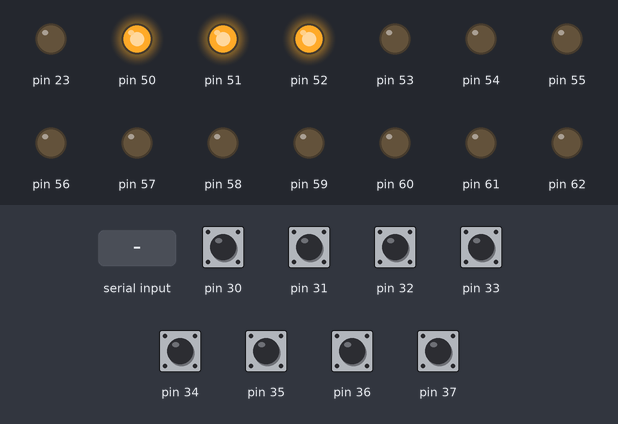
A sketch run on a simulated Arduino Mega 2560, built with avr-gcc and run on an emulated ATmega2560. Parts: output pins drawn as LEDs (lit = HIGH). Inputs (shaded band) come from the test bench; at power-on: pin 30–37 HIGH. What the sketch prints to the serial monitor is not drawn.

Above: at 0.1 s.
At 1.6 s:
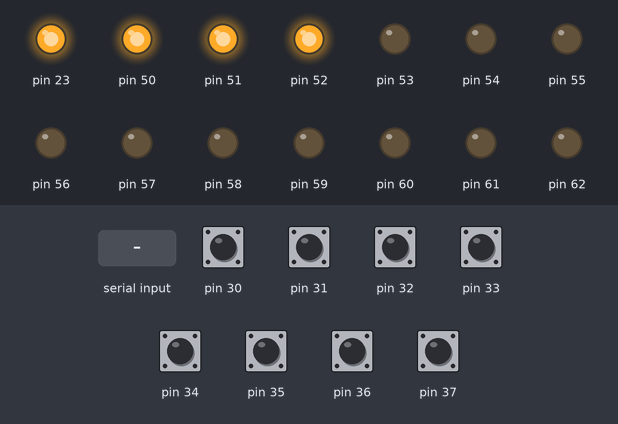
1.7 s: "#HEADER$" received over Serial
At 2.6 s:
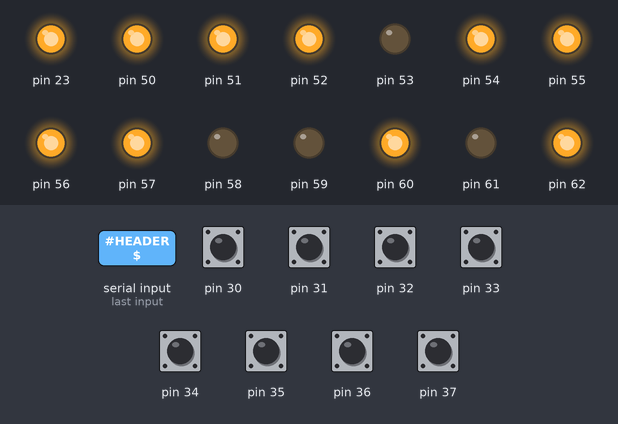
3.2 s: "#SCSIZE$" received over Serial
Timing chart, 0 to 6.2 s (numbered marks = the images above; inputs shaded):
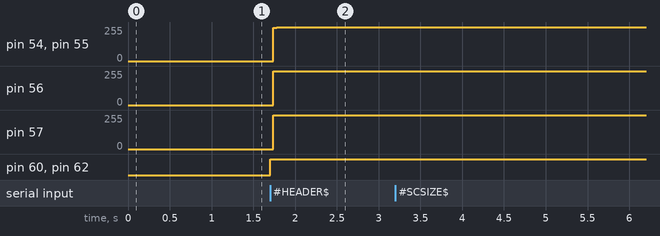

Measured:
- after the input at 1.7 s, pin 54–57: 0/255 → 255/255 at once; pin 60, pin 62: LOW → HIGH at once
- after the input at 3.2 s, every drawn part: stays the same

The sketch:

GB.ino
```cpp
// computer communicates by sending 8 byte commands.
// first byte must be '#', last must be '$'

// responses from arduino also begin with '#' and end with '$'

// works with MBC5 cartridges (for now)

uint32_t sector_size = 512; // sector size used to transfer data back to PC

void setup() {

  // prepare cartidge for reading
  setup_GB_Cart();

  // start serial connection at 2 Mbaud
  Serial.begin(500000);
  while (!Serial) {
    ;  // wait for serial port to connect. Needed for native USB port only
  }
  Serial.print("#INIT$");
  Serial.flush();

}  // END setup()

void loop() {
  readCommand();
  delay(1);
}  // END loop()

// function to read commands from serial input
void readCommand(void) {

  // loop to get command from serial input
  int cnt = 0;
  char cmd[9] = { "\0" };
  while (true) {
    // get incoming serial comm.
    if (Serial.available()) cmd[cnt++] = Serial.read();

    // return if command exceeds length
    if (cnt > 8) {
      Serial.println("#BADC$");
      break;
    }

    // break & continue if valid command
    if (cnt > 0 && cmd[0] == '#' && cmd[7] == '$') break;
  }

  // parse the command
  if (strcmp(cmd, "#SCSIZE$") == 0) {
    // get sector size used for dumping ROM
    Serial.print('#');
    write32(sector_size);
    Serial.print('$');
    Serial.flush();
  } else if (strcmp(cmd, "#HEADER$") == 0) {
    // get ROM header bytes
    readRom(0x100, 80);
  } else if (strncmp(cmd, "#SC", 3) == 0) {
    // get a sector from the ROM starting at addr;
    uint32_t addr = read32(cmd);
    readRom(addr, sector_size);
  } else if (strncmp(cmd, "#BK", 3) == 0) {
    // set memory bank
    uint32_t bank = read32(cmd);
    writeByte_GB(0x2100, bank & 0xFF); // for MBC5
  } else Serial.println("#ERRO$");

}  // END readCommand()

void write32(uint32_t val) {

    // write all 4 bytes starting with most significant
    Serial.write(val >> 24);
    Serial.write(val >> 16);
    Serial.write(val >> 8);
    Serial.write(val);

} // END write32()

uint32_t read32(char *cmd) {

  // read 4 bytes from command payload
  byte bytes[4] = {cmd[6], cmd[5], cmd[4], cmd[3]};
  uint32_t *ptr = (uint32_t *)bytes;

  return *ptr;

} // END read32()

void readRom(uint32_t addr, int size) {

  // send the requested size of data
  Serial.print('#');
  word checksum = 0;
  for (uint32_t i = addr; i < addr + size; i++) {
    // write to serial
    byte b = readByte_GB(i);
    Serial.write(b);

    // update checksum
    checksum = b + checksum;
  }

  // write checksum
  Serial.write(highByte(checksum));
  Serial.write(lowByte(checksum));
  Serial.print('$');
  Serial.flush();

} // END readRom()

void setup_GB_Cart() {

  // pinout
  // A0-A7 (Port F) go to A0-A7 on GB connector
  // A8-A15 (Port K) go to A8-A15 on GB connector
  // D37-D30 (Port C) go to D0-D7
  // D53 (Port B, 0) = CLK
  // D52 (Port B, 1) = WR
  // D51 (Port B, 2) = RD
  // D50 (Port B, 3) = CS1
  // D23 (Port A, 1) = RST
  // D22 (Port A, 0) = AUD (skip)

  // Set A0-A7 Pins to Output and set them low
  DDRF = 0xFF;
  PORTF = 0x00;
  // Set A8-A15 Pins to Output and set them low
  DDRK = 0xFF;
  PORTK = 0x00;
  // Set Control Pins to Output CLK(D53) WR(D52) RD(D51) CS(D50)
  DDRB |= (1 << 0) | (1 << 1) | (1 << 2) | (1 << 3);
  // Set Control Pins to Output RST(D23)
  DDRA |= (1 << 1);
  // Output a high signal on WR, RD, CS pins, pins are active low therefore everything is disabled now
  PORTB |= (1 << 1) | (1 << 2) | (1 << 3);
  // Output a low signal on CLK to disable writing GB Camera RAM
  PORTB &= ~(1 << 0);
  // Output a low signal on RST to initialize MMC correctly
  PORTA &= ~(1 << 1);

  // Set Audio-In to Input
  DDRA &= ~(1 << 0);
  PORTA |= (1 << 0);

  // Set Data Pins (D0-D7) to Input
  DDRC = 0x00;
  // Enable Internal Pullups
  PORTC = 0xFF;

  // Wait until all is stable
  delay(400);

  // RST to HIGH
  PORTA |= (1 << 1);

} // END setup_GB_cart()

byte readByte_GB(word myAddress) {

  // Set address
  PORTF = myAddress & 0xFF;
  PORTK = (myAddress >> 8) & 0xFF;
  // Switch data pins to input
  DDRC = 0x00;
  // Enable pullups
  PORTC = 0xFF;

  __asm__("nop\n\t"
          "nop\n\t"
          "nop\n\t"
          "nop\n\t");

  // Switch RD to LOW
  PORTB &= ~(1 << 2);

  __asm__("nop\n\t"
          "nop\n\t"
          "nop\n\t"
          "nop\n\t");

  // Read
  byte tempByte = PINC;

  // Switch and RD to HIGH
  PORTB |= (1 << 2);

  __asm__("nop\n\t"
          "nop\n\t"
          "nop\n\t"
          "nop\n\t");

  return tempByte;

} // END readByte_GB()

void writeByte_GB(int myAddress, byte myData) {

  // Set address
  PORTF = myAddress & 0xFF;
  PORTK = (myAddress >> 8) & 0xFF;
  // Set data
  PORTC = myData;
  // Switch data pins to output
  DDRC = 0xFF;

  // Wait till output is stable
  __asm__("nop\n\t"
          "nop\n\t"
          "nop\n\t"
          "nop\n\t");

  // Pull WR low
  PORTB &= ~(1 << 1);

  // Leave WR low for at least 60ns
  __asm__("nop\n\t"
          "nop\n\t"
          "nop\n\t"
          "nop\n\t");

  // Pull WR HIGH
  PORTB |= (1 << 1);

  // Leave WR high for at least 50ns
  __asm__("nop\n\t"
          "nop\n\t"
          "nop\n\t"
          "nop\n\t");

  // Switch data pins to input
  DDRC = 0x00;
  // Enable pullups
  PORTC = 0xFF;

} // END writeByte_GB()
```
